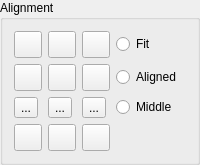
        <widget class="QGroupBox" name="bgAlignment">
         <property name="sizePolicy">
          <sizepolicy hsizetype="Fixed" vsizetype="Preferred">
           <horstretch>0</horstretch>
           <verstretch>0</verstretch>
          </sizepolicy>
         </property>
         <property name="title">
          <string>Alignment</string>
         </property>
         <layout class="QGridLayout">
          <item row="3" column="1">
           <widget class="QToolButton" name="bBC">
            <property name="sizePolicy">
             <sizepolicy hsizetype="Preferred" vsizetype="Fixed">
              <horstretch>0</horstretch>
              <verstretch>0</verstretch>
             </sizepolicy>
            </property>
            <property name="minimumSize">
             <size>
              <width>25</width>
              <height>25</height>
             </size>
            </property>
            <property name="toolTip">
             <string>Bottom Center</string>
            </property>
            <property name="text">
             <string/>
            </property>
            <property name="icon">
             <iconset resource="../../../res/extui/extui.qrc">
              <normaloff>:/extui/aligntext_bc.png</normaloff>:/extui/aligntext_bc.png</iconset>
            </property>
            <property name="iconSize">
             <size>
              <width>20</width>
              <height>20</height>
             </size>
            </property>
            <property name="checkable">
             <bool>true</bool>
            </property>
           </widget>
          </item>
          <item row="3" column="2">
           <widget class="QToolButton" name="bBR">
            <property name="sizePolicy">
             <sizepolicy hsizetype="Preferred" vsizetype="Fixed">
              <horstretch>0</horstretch>
              <verstretch>0</verstretch>
             </sizepolicy>
            </property>
            <property name="minimumSize">
             <size>
              <width>25</width>
              <height>25</height>
             </size>
            </property>
            <property name="toolTip">
             <string>Bottom Right</string>
            </property>
            <property name="text">
             <string/>
            </property>
            <property name="icon">
             <iconset resource="../../../res/extui/extui.qrc">
              <normaloff>:/extui/aligntext_br.png</normaloff>:/extui/aligntext_br.png</iconset>
            </property>
            <property name="iconSize">
             <size>
              <width>20</width>
              <height>20</height>
             </size>
            </property>
            <property name="checkable">
             <bool>true</bool>
            </property>
           </widget>
          </item>
          <item row="1" column="2">
           <widget class="QToolButton" name="bMR">
            <property name="sizePolicy">
             <sizepolicy hsizetype="Preferred" vsizetype="Fixed">
              <horstretch>0</horstretch>
              <verstretch>0</verstretch>
             </sizepolicy>
            </property>
            <property name="minimumSize">
             <size>
              <width>25</width>
              <height>25</height>
             </size>
            </property>
            <property name="toolTip">
             <string>Middle Right</string>
            </property>
            <property name="text">
             <string/>
            </property>
            <property name="icon">
             <iconset resource="../../../res/extui/extui.qrc">
              <normaloff>:/extui/aligntext_mr.png</normaloff>:/extui/aligntext_mr.png</iconset>
            </property>
            <property name="iconSize">
             <size>
              <width>20</width>
              <height>20</height>
             </size>
            </property>
            <property name="checkable">
             <bool>true</bool>
            </property>
           </widget>
          </item>
          <item row="3" column="0">
           <widget class="QToolButton" name="bBL">
            <property name="sizePolicy">
             <sizepolicy hsizetype="Preferred" vsizetype="Fixed">
              <horstretch>0</horstretch>
              <verstretch>0</verstretch>
             </sizepolicy>
            </property>
            <property name="minimumSize">
             <size>
              <width>25</width>
              <height>25</height>
             </size>
            </property>
            <property name="toolTip">
             <string>Bottom Left</string>
            </property>
            <property name="text">
             <string/>
            </property>
            <property name="icon">
             <iconset resource="../../../res/extui/extui.qrc">
              <normaloff>:/extui/aligntext_bl.png</normaloff>:/extui/aligntext_bl.png</iconset>
            </property>
            <property name="iconSize">
             <size>
              <width>20</width>
              <height>20</height>
             </size>
            </property>
            <property name="checkable">
             <bool>true</bool>
            </property>
           </widget>
          </item>
          <item row="1" column="0">
           <widget class="QToolButton" name="bML">
            <property name="sizePolicy">
             <sizepolicy hsizetype="Preferred" vsizetype="Fixed">
              <horstretch>0</horstretch>
              <verstretch>0</verstretch>
             </sizepolicy>
            </property>
            <property name="minimumSize">
             <size>
              <width>25</width>
              <height>25</height>
             </size>
            </property>
            <property name="toolTip">
             <string>Middle Left</string>
            </property>
            <property name="text">
             <string/>
            </property>
            <property name="icon">
             <iconset resource="../../../res/extui/extui.qrc">
              <normaloff>:/extui/aligntext_ml.png</normaloff>:/extui/aligntext_ml.png</iconset>
            </property>
            <property name="iconSize">
             <size>
              <width>20</width>
              <height>20</height>
             </size>
            </property>
            <property name="checkable">
             <bool>true</bool>
            </property>
           </widget>
          </item>
          <item row="2" column="0">
           <widget class="QToolButton" name="bLL">
            <property name="toolTip">
             <string>Baseline Left</string>
            </property>
            <property name="text">
             <string>...</string>
            </property>
            <property name="icon">
             <iconset resource="../../../res/extui/extui.qrc">
              <normaloff>:/extui/aligntext_ll.png</normaloff>:/extui/aligntext_ll.png</iconset>
            </property>
            <property name="iconSize">
             <size>
              <width>20</width>
              <height>20</height>
             </size>
            </property>
            <property name="checkable">
             <bool>true</bool>
            </property>
           </widget>
          </item>
          <item row="0" column="1">
           <widget class="QToolButton" name="bTC">
            <property name="sizePolicy">
             <sizepolicy hsizetype="Preferred" vsizetype="Fixed">
              <horstretch>0</horstretch>
              <verstretch>0</verstretch>
             </sizepolicy>
            </property>
            <property name="minimumSize">
             <size>
              <width>25</width>
              <height>25</height>
             </size>
            </property>
            <property name="toolTip">
             <string>Top Center</string>
            </property>
            <property name="text">
             <string/>
            </property>
            <property name="icon">
             <iconset resource="../../../res/extui/extui.qrc">
              <normaloff>:/extui/aligntext_tc.png</normaloff>:/extui/aligntext_tc.png</iconset>
            </property>
            <property name="iconSize">
             <size>
              <width>20</width>
              <height>20</height>
             </size>
            </property>
            <property name="checkable">
             <bool>true</bool>
            </property>
           </widget>
          </item>
          <item row="2" column="2">
           <widget class="QToolButton" name="bLR">
            <property name="toolTip">
             <string>Baseline Right</string>
            </property>
            <property name="text">
             <string>...</string>
            </property>
            <property name="icon">
             <iconset resource="../../../res/extui/extui.qrc">
              <normaloff>:/extui/aligntext_lr.png</normaloff>:/extui/aligntext_lr.png</iconset>
            </property>
            <property name="iconSize">
             <size>
              <width>20</width>
              <height>20</height>
             </size>
            </property>
            <property name="checkable">
             <bool>true</bool>
            </property>
           </widget>
          </item>
          <item row="2" column="1">
           <widget class="QToolButton" name="bLC">
            <property name="toolTip">
             <string>Baseline Center</string>
            </property>
            <property name="text">
             <string>...</string>
            </property>
            <property name="icon">
             <iconset resource="../../../res/extui/extui.qrc">
              <normaloff>:/extui/aligntext_lc.png</normaloff>:/extui/aligntext_lc.png</iconset>
            </property>
            <property name="iconSize">
             <size>
              <width>20</width>
              <height>20</height>
             </size>
            </property>
            <property name="checkable">
             <bool>true</bool>
            </property>
           </widget>
          </item>
          <item row="0" column="0">
           <widget class="QToolButton" name="bTL">
            <property name="sizePolicy">
             <sizepolicy hsizetype="Preferred" vsizetype="Fixed">
              <horstretch>0</horstretch>
              <verstretch>0</verstretch>
             </sizepolicy>
            </property>
            <property name="minimumSize">
             <size>
              <width>25</width>
              <height>25</height>
             </size>
            </property>
            <property name="toolTip">
             <string>Top Left</string>
            </property>
            <property name="text">
             <string/>
            </property>
            <property name="icon">
             <iconset resource="../../../res/extui/extui.qrc">
              <normaloff>:/extui/aligntext_tl.png</normaloff>:/extui/aligntext_tl.png</iconset>
            </property>
            <property name="iconSize">
             <size>
              <width>20</width>
              <height>20</height>
             </size>
            </property>
            <property name="checkable">
             <bool>true</bool>
            </property>
           </widget>
          </item>
          <item row="0" column="2">
           <widget class="QToolButton" name="bTR">
            <property name="sizePolicy">
             <sizepolicy hsizetype="Preferred" vsizetype="Fixed">
              <horstretch>0</horstretch>
              <verstretch>0</verstretch>
             </sizepolicy>
            </property>
            <property name="minimumSize">
             <size>
              <width>25</width>
              <height>25</height>
             </size>
            </property>
            <property name="toolTip">
             <string>Top Right</string>
            </property>
            <property name="text">
             <string/>
            </property>
            <property name="icon">
             <iconset resource="../../../res/extui/extui.qrc">
              <normaloff>:/extui/aligntext_tr.png</normaloff>:/extui/aligntext_tr.png</iconset>
            </property>
            <property name="iconSize">
             <size>
              <width>20</width>
              <height>20</height>
             </size>
            </property>
            <property name="checkable">
             <bool>true</bool>
            </property>
           </widget>
          </item>
          <item row="1" column="1">
           <widget class="QToolButton" name="bMC">
            <property name="sizePolicy">
             <sizepolicy hsizetype="Preferred" vsizetype="Fixed">
              <horstretch>0</horstretch>
              <verstretch>0</verstretch>
             </sizepolicy>
            </property>
            <property name="minimumSize">
             <size>
              <width>25</width>
              <height>25</height>
             </size>
            </property>
            <property name="toolTip">
             <string>Middle Center</string>
            </property>
            <property name="text">
             <string/>
            </property>
            <property name="icon">
             <iconset resource="../../../res/extui/extui.qrc">
              <normaloff>:/extui/aligntext_mc.png</normaloff>:/extui/aligntext_mc.png</iconset>
            </property>
            <property name="iconSize">
             <size>
              <width>20</width>
              <height>20</height>
             </size>
            </property>
            <property name="checkable">
             <bool>true</bool>
            </property>
           </widget>
          </item>
          <item row="0" column="3">
           <widget class="QRadioButton" name="rbFit">
            <property name="text">
             <string>Fit</string>
            </property>
            <property name="autoExclusive">
             <bool>false</bool>
            </property>
           </widget>
          </item>
          <item row="1" column="3">
           <widget class="QRadioButton" name="rbAligned">
            <property name="text">
             <string>Aligned</string>
            </property>
            <property name="autoExclusive">
             <bool>false</bool>
            </property>
           </widget>
          </item>
          <item row="2" column="3">
           <widget class="QRadioButton" name="rbMiddle">
            <property name="text">
             <string>Middle</string>
            </property>
            <property name="autoExclusive">
             <bool>false</bool>
            </property>
           </widget>
          </item>
         </layout>
        </widget>
